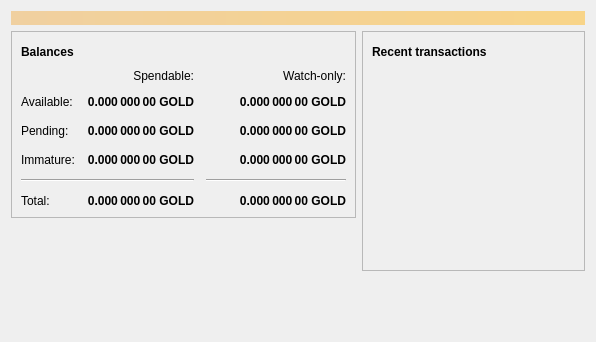
<?xml version="1.0" encoding="UTF-8"?>
<ui version="4.0">
 <class>OverviewPage</class>
 <widget class="QWidget" name="OverviewPage">
  <property name="geometry">
   <rect>
    <x>0</x>
    <y>0</y>
    <width>596</width>
    <height>342</height>
   </rect>
  </property>
  <property name="windowTitle">
   <string>Form</string>
  </property>
  <layout class="QVBoxLayout" name="topLayout">
   <item>
    <widget class="QLabel" name="labelAlerts">
     <property name="visible">
      <bool>false</bool>
     </property>
     <property name="styleSheet">
      <string notr="true">QLabel { background-color: qlineargradient(x1: 0, y1: 0, x2: 1, y2: 0, stop:0 #F0D0A0, stop:1 #F8D488); color:#000000; }</string>
     </property>
     <property name="wordWrap">
      <bool>true</bool>
     </property>
     <property name="margin">
      <number>3</number>
     </property>
     <property name="textInteractionFlags">
      <set>Qt::TextSelectableByMouse</set>
     </property>
    </widget>
   </item>
   <item>
    <layout class="QHBoxLayout" name="horizontalLayout" stretch="1,1">
     <item>
      <layout class="QVBoxLayout" name="verticalLayout_2">
       <item>
        <widget class="QFrame" name="frame">
         <property name="frameShape">
          <enum>QFrame::StyledPanel</enum>
         </property>
         <property name="frameShadow">
          <enum>QFrame::Raised</enum>
         </property>
         <layout class="QVBoxLayout" name="verticalLayout_4">
          <item>
           <layout class="QHBoxLayout" name="horizontalLayout_4">
            <item>
             <widget class="QLabel" name="label_5">
              <property name="font">
               <font>
                <weight>75</weight>
                <bold>true</bold>
               </font>
              </property>
              <property name="text">
               <string>Balances</string>
              </property>
             </widget>
            </item>
            <item>
             <widget class="QPushButton" name="labelWalletStatus">
              <property name="enabled">
               <bool>true</bool>
              </property>
              <property name="maximumSize">
               <size>
                <width>30</width>
                <height>16777215</height>
               </size>
              </property>
              <property name="toolTip">
               <string>The displayed information may be out of date. Your wallet automatically synchronizes with the Goldcash network after a connection is established, but this process has not completed yet.</string>
              </property>
              <property name="text">
               <string/>
              </property>
              <property name="icon">
               <iconset resource="../bitcoin.qrc">
                <normaloff>:/icons/warning</normaloff>
                <disabledoff>:/icons/warning</disabledoff>:/icons/warning</iconset>
              </property>
              <property name="iconSize">
               <size>
                <width>24</width>
                <height>24</height>
               </size>
              </property>
              <property name="flat">
               <bool>true</bool>
              </property>
             </widget>
            </item>
            <item>
             <spacer name="horizontalSpacer_3">
              <property name="orientation">
               <enum>Qt::Horizontal</enum>
              </property>
              <property name="sizeHint" stdset="0">
               <size>
                <width>40</width>
                <height>20</height>
               </size>
              </property>
             </spacer>
            </item>
           </layout>
          </item>
          <item>
           <layout class="QGridLayout" name="gridLayout">
            <property name="spacing">
             <number>12</number>
            </property>
            <item row="2" column="2">
             <widget class="QLabel" name="labelWatchPending">
              <property name="font">
               <font>
                <weight>75</weight>
                <bold>true</bold>
               </font>
              </property>
              <property name="cursor">
               <cursorShape>IBeamCursor</cursorShape>
              </property>
              <property name="toolTip">
               <string>Unconfirmed transactions to watch-only addresses</string>
              </property>
              <property name="text">
               <string notr="true">0.000 000 00 GOLD</string>
              </property>
              <property name="alignment">
               <set>Qt::AlignRight|Qt::AlignTrailing|Qt::AlignVCenter</set>
              </property>
              <property name="textInteractionFlags">
               <set>Qt::LinksAccessibleByMouse|Qt::TextSelectableByKeyboard|Qt::TextSelectableByMouse</set>
              </property>
             </widget>
            </item>
            <item row="2" column="1">
             <widget class="QLabel" name="labelUnconfirmed">
              <property name="font">
               <font>
                <weight>75</weight>
                <bold>true</bold>
               </font>
              </property>
              <property name="cursor">
               <cursorShape>IBeamCursor</cursorShape>
              </property>
              <property name="toolTip">
               <string>Total of transactions that have yet to be confirmed, and do not yet count toward the spendable balance</string>
              </property>
              <property name="text">
               <string notr="true">0.000 000 00 GOLD</string>
              </property>
              <property name="alignment">
               <set>Qt::AlignRight|Qt::AlignTrailing|Qt::AlignVCenter</set>
              </property>
              <property name="textInteractionFlags">
               <set>Qt::LinksAccessibleByMouse|Qt::TextSelectableByKeyboard|Qt::TextSelectableByMouse</set>
              </property>
             </widget>
            </item>
            <item row="3" column="2">
             <widget class="QLabel" name="labelWatchImmature">
              <property name="font">
               <font>
                <weight>75</weight>
                <bold>true</bold>
               </font>
              </property>
              <property name="cursor">
               <cursorShape>IBeamCursor</cursorShape>
              </property>
              <property name="toolTip">
               <string>Mined balance in watch-only addresses that has not yet matured</string>
              </property>
              <property name="text">
               <string notr="true">0.000 000 00 GOLD</string>
              </property>
              <property name="alignment">
               <set>Qt::AlignRight|Qt::AlignTrailing|Qt::AlignVCenter</set>
              </property>
              <property name="textInteractionFlags">
               <set>Qt::LinksAccessibleByMouse|Qt::TextSelectableByKeyboard|Qt::TextSelectableByMouse</set>
              </property>
             </widget>
            </item>
            <item row="4" column="0" colspan="2">
             <widget class="Line" name="line">
              <property name="orientation">
               <enum>Qt::Horizontal</enum>
              </property>
             </widget>
            </item>
            <item row="4" column="2">
             <widget class="Line" name="lineWatchBalance">
              <property name="sizePolicy">
               <sizepolicy hsizetype="Preferred" vsizetype="Fixed">
                <horstretch>0</horstretch>
                <verstretch>0</verstretch>
               </sizepolicy>
              </property>
              <property name="minimumSize">
               <size>
                <width>140</width>
                <height>0</height>
               </size>
              </property>
              <property name="orientation">
               <enum>Qt::Horizontal</enum>
              </property>
             </widget>
            </item>
            <item row="5" column="0">
             <widget class="QLabel" name="labelTotalText">
              <property name="text">
               <string>Total:</string>
              </property>
             </widget>
            </item>
            <item row="3" column="1">
             <widget class="QLabel" name="labelImmature">
              <property name="font">
               <font>
                <weight>75</weight>
                <bold>true</bold>
               </font>
              </property>
              <property name="cursor">
               <cursorShape>IBeamCursor</cursorShape>
              </property>
              <property name="toolTip">
               <string>Mined balance that has not yet matured</string>
              </property>
              <property name="text">
               <string notr="true">0.000 000 00 GOLD</string>
              </property>
              <property name="alignment">
               <set>Qt::AlignRight|Qt::AlignTrailing|Qt::AlignVCenter</set>
              </property>
              <property name="textInteractionFlags">
               <set>Qt::LinksAccessibleByMouse|Qt::TextSelectableByKeyboard|Qt::TextSelectableByMouse</set>
              </property>
             </widget>
            </item>
            <item row="2" column="3">
             <spacer name="horizontalSpacer_2">
              <property name="orientation">
               <enum>Qt::Horizontal</enum>
              </property>
              <property name="sizeHint" stdset="0">
               <size>
                <width>40</width>
                <height>20</height>
               </size>
              </property>
             </spacer>
            </item>
            <item row="3" column="0">
             <widget class="QLabel" name="labelImmatureText">
              <property name="text">
               <string>Immature:</string>
              </property>
             </widget>
            </item>
            <item row="5" column="1">
             <widget class="QLabel" name="labelTotal">
              <property name="font">
               <font>
                <weight>75</weight>
                <bold>true</bold>
               </font>
              </property>
              <property name="cursor">
               <cursorShape>IBeamCursor</cursorShape>
              </property>
              <property name="toolTip">
               <string>Your current total balance</string>
              </property>
              <property name="text">
               <string notr="true">0.000 000 00 GOLD</string>
              </property>
              <property name="alignment">
               <set>Qt::AlignRight|Qt::AlignTrailing|Qt::AlignVCenter</set>
              </property>
              <property name="textInteractionFlags">
               <set>Qt::LinksAccessibleByMouse|Qt::TextSelectableByKeyboard|Qt::TextSelectableByMouse</set>
              </property>
             </widget>
            </item>
            <item row="5" column="2">
             <widget class="QLabel" name="labelWatchTotal">
              <property name="font">
               <font>
                <weight>75</weight>
                <bold>true</bold>
               </font>
              </property>
              <property name="cursor">
               <cursorShape>IBeamCursor</cursorShape>
              </property>
              <property name="toolTip">
               <string>Current total balance in watch-only addresses</string>
              </property>
              <property name="text">
               <string notr="true">0.000 000 00 GOLD</string>
              </property>
              <property name="alignment">
               <set>Qt::AlignRight|Qt::AlignTrailing|Qt::AlignVCenter</set>
              </property>
              <property name="textInteractionFlags">
               <set>Qt::LinksAccessibleByMouse|Qt::TextSelectableByKeyboard|Qt::TextSelectableByMouse</set>
              </property>
             </widget>
            </item>
            <item row="0" column="2">
             <widget class="QLabel" name="labelWatchonly">
              <property name="text">
               <string>Watch-only:</string>
              </property>
              <property name="alignment">
               <set>Qt::AlignRight|Qt::AlignTrailing|Qt::AlignVCenter</set>
              </property>
             </widget>
            </item>
            <item row="1" column="0">
             <widget class="QLabel" name="labelBalanceText">
              <property name="text">
               <string>Available:</string>
              </property>
             </widget>
            </item>
            <item row="1" column="1">
             <widget class="QLabel" name="labelBalance">
              <property name="font">
               <font>
                <weight>75</weight>
                <bold>true</bold>
               </font>
              </property>
              <property name="cursor">
               <cursorShape>IBeamCursor</cursorShape>
              </property>
              <property name="toolTip">
               <string>Your current spendable balance</string>
              </property>
              <property name="text">
               <string notr="true">0.000 000 00 GOLD</string>
              </property>
              <property name="alignment">
               <set>Qt::AlignRight|Qt::AlignTrailing|Qt::AlignVCenter</set>
              </property>
              <property name="textInteractionFlags">
               <set>Qt::LinksAccessibleByMouse|Qt::TextSelectableByKeyboard|Qt::TextSelectableByMouse</set>
              </property>
             </widget>
            </item>
            <item row="1" column="2">
             <widget class="QLabel" name="labelWatchAvailable">
              <property name="font">
               <font>
                <weight>75</weight>
                <bold>true</bold>
               </font>
              </property>
              <property name="cursor">
               <cursorShape>IBeamCursor</cursorShape>
              </property>
              <property name="toolTip">
               <string>Your current balance in watch-only addresses</string>
              </property>
              <property name="text">
               <string notr="true">0.000 000 00 GOLD</string>
              </property>
              <property name="alignment">
               <set>Qt::AlignRight|Qt::AlignTrailing|Qt::AlignVCenter</set>
              </property>
              <property name="textInteractionFlags">
               <set>Qt::LinksAccessibleByMouse|Qt::TextSelectableByKeyboard|Qt::TextSelectableByMouse</set>
              </property>
             </widget>
            </item>
            <item row="2" column="0">
             <widget class="QLabel" name="labelPendingText">
              <property name="text">
               <string>Pending:</string>
              </property>
             </widget>
            </item>
            <item row="0" column="1">
             <widget class="QLabel" name="labelSpendable">
              <property name="text">
               <string>Spendable:</string>
              </property>
              <property name="alignment">
               <set>Qt::AlignRight|Qt::AlignTrailing|Qt::AlignVCenter</set>
              </property>
             </widget>
            </item>
           </layout>
          </item>
         </layout>
        </widget>
       </item>
       <item>
        <spacer name="verticalSpacer">
         <property name="orientation">
          <enum>Qt::Vertical</enum>
         </property>
         <property name="sizeHint" stdset="0">
          <size>
           <width>20</width>
           <height>40</height>
          </size>
         </property>
        </spacer>
       </item>
      </layout>
     </item>
     <item>
      <layout class="QVBoxLayout" name="verticalLayout_3">
       <item>
        <widget class="QFrame" name="frame_2">
         <property name="frameShape">
          <enum>QFrame::StyledPanel</enum>
         </property>
         <property name="frameShadow">
          <enum>QFrame::Raised</enum>
         </property>
         <layout class="QVBoxLayout" name="verticalLayout">
          <item>
           <layout class="QHBoxLayout" name="horizontalLayout_2">
            <item>
             <widget class="QLabel" name="label_4">
              <property name="font">
               <font>
                <weight>75</weight>
                <bold>true</bold>
               </font>
              </property>
              <property name="text">
               <string>Recent transactions</string>
              </property>
             </widget>
            </item>
            <item>
             <widget class="QPushButton" name="labelTransactionsStatus">
              <property name="enabled">
               <bool>true</bool>
              </property>
              <property name="maximumSize">
               <size>
                <width>30</width>
                <height>16777215</height>
               </size>
              </property>
              <property name="toolTip">
               <string>The displayed information may be out of date. Your wallet automatically synchronizes with the Goldcash network after a connection is established, but this process has not completed yet.</string>
              </property>
              <property name="text">
               <string/>
              </property>
              <property name="icon">
               <iconset resource="../bitcoin.qrc">
                <normaloff>:/icons/warning</normaloff>
                <disabledoff>:/icons/warning</disabledoff>:/icons/warning</iconset>
              </property>
              <property name="iconSize">
               <size>
                <width>24</width>
                <height>24</height>
               </size>
              </property>
              <property name="flat">
               <bool>true</bool>
              </property>
             </widget>
            </item>
            <item>
             <spacer name="horizontalSpacer">
              <property name="orientation">
               <enum>Qt::Horizontal</enum>
              </property>
              <property name="sizeHint" stdset="0">
               <size>
                <width>40</width>
                <height>20</height>
               </size>
              </property>
             </spacer>
            </item>
           </layout>
          </item>
          <item>
           <widget class="QListView" name="listTransactions">
            <property name="styleSheet">
             <string notr="true">QListView { background: transparent; }</string>
            </property>
            <property name="frameShape">
             <enum>QFrame::NoFrame</enum>
            </property>
            <property name="verticalScrollBarPolicy">
             <enum>Qt::ScrollBarAlwaysOff</enum>
            </property>
            <property name="horizontalScrollBarPolicy">
             <enum>Qt::ScrollBarAlwaysOff</enum>
            </property>
            <property name="selectionMode">
             <enum>QAbstractItemView::NoSelection</enum>
            </property>
           </widget>
          </item>
         </layout>
        </widget>
       </item>
       <item>
        <spacer name="verticalSpacer_2">
         <property name="orientation">
          <enum>Qt::Vertical</enum>
         </property>
         <property name="sizeHint" stdset="0">
          <size>
           <width>20</width>
           <height>40</height>
          </size>
         </property>
        </spacer>
       </item>
      </layout>
     </item>
    </layout>
   </item>
  </layout>
 </widget>
 <resources/>
 <connections/>
</ui>
